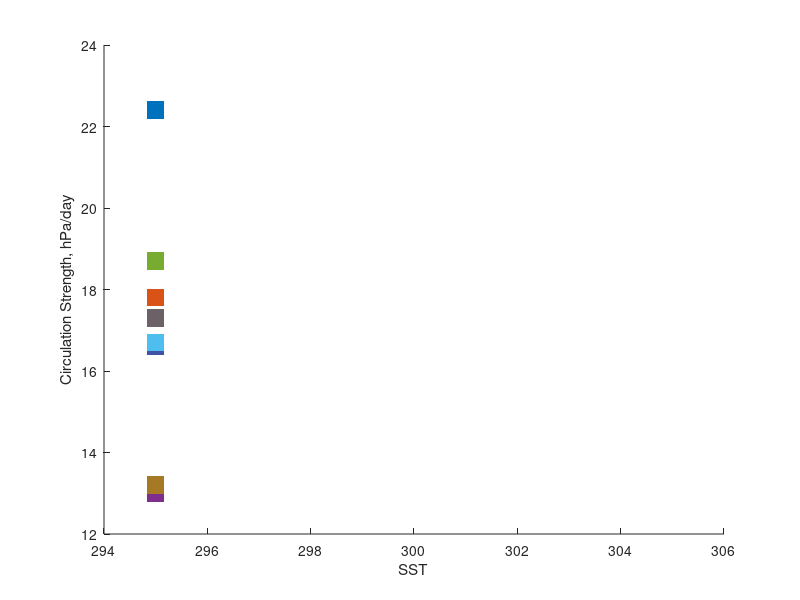

Here is the MATLAB script that generated this plot: (Note: this script raises an error after producing the figure.)
%--------------------------------------------------------------------------
% circ_vs_temp.m
%
% levi silvers                                            October 7, 2020 
%--------------------------------------------------------------------------
%
% add additional models
% add colors for each model
% plot Circulation intensity (addition of up and down)

% these colors are commonly used in matlab, some of them are nice. 
%c1=[0 0.4470 0.7410];
%c2=[0.3010 0.7450 0.9330];
%c3=[0.4660 0.6740 0.1880];
%c4=[0.4940 0.1840 0.5560]; 
%c5=[0.9290 0.6940 0.1250];
%c6=[0.8500 0.3250 0.0980];
%c7=[0.6350 0.0780 0.1840];

%[red green blue]
c1=[0.4940 0.1840 0.5560]; % purple
c2=[0.25 0.32 0.65]; % 
c3=[0 0.4470 0.7410]; % darkish blue
c4=[0.42 0.38 0.4]; % 
c5=[0.3010 0.7450 0.9330]; % light blue
c6=[0.9290 0.6940 0.1250]; % gentle yellow
c7=[0.70 0.68 0.16]; % gentle yellow
c8=[0.8500 0.3250 0.0980]; % rusty
c9=[0.4660 0.6740 0.1880]; % green
c10=[0.6500 0.48 0.14]; % 
c11=[0.6350 0.0780 0.1840];


col(1,:)  =c1;
col(2,:)  =c2;
col(3,:)  =c3;
col(4,:)  =c4;
col(5,:)  =c5;
col(6,:)  =c6;
col(7,:)  =c7;
col(8,:)  =c8;
col(9,:)  =c9;
col(10,:) =c10;
col(11,:) =c11;

col2(1,:)  =c1;
col2(2,:)  =c2;
col2(3,:)  =c3;
col2(4,:)  =c4;
col2(5,:)  =c5;
col2(6,:)  =c6;
col2(7,:)  =c7;
col2(8,:)  =c8;
col2(9,:)  =c9;
col2(10,:) =c10;
col2(11,:) =c11;

test_arr  =[20,21,22,23,24,25,26,27,28,29,30]
test_scat =[295 295 295 295 295 295 295 295 295 295 295];

% omega down, omega up, anvil CF, OLR 
circ_gcm(:,1:2,1)  =[6.3 6.7;17.8 31.9;16.3 23.6];  % CAM5
circ_gcm(:,3:4,1)=[0.32 239.6;0.23 258.0;0.17 271.6] % CAM5
circ_gcm(:,1:2,2)  =[8.1 8.5;8.3 8.0;15.3 12.6];    % CAM6
circ_gcm(:,3:4,2)  =[0.34 244.9;0.24 260.4;0.82 271.1];    % CAM6
circ_gcm(:,1:2,3)  =[12.2 10.2;10.2 8.6;9.6 10.3];  % CNRM-CM6-1 
circ_gcm(:,3:4,3)  =[0.16 252.8;0.13 270.5;0.13 279.9];  % CNRM-CM6-1 
circ_gcm(:,1:2,4)  =[8.9 8.4;8.8 8.8;8.9 9.3];      % ECHAM
circ_gcm(:,3:4,4)  =[0.14 262.9;0.18 273.6;0.18 284.5];      % ECHAM
circ_gcm(:,1:2,5)  =[8.4 8.3;7.0 8.9;10.3 13.9];    % GEOS-GCM 
circ_gcm(:,3:4,5)  =[0.27 229.5;0.23 244.2;0.15 290.5];    % GEOS-GCM 
circ_gcm(:,1:2,6)  =[NaN NaN;NaN NaN;NaN NaN];      % ICON
circ_gcm(:,3:4,6)  =[0.22 255.4;0.16 271.2;0.26 287.9];      % ICON
circ_gcm(:,1:2,7)  =[NaN NaN;NaN NaN;NaN NaN];      % IPSL
circ_gcm(:,3:4,7)  =[NaN NaN;NaN NaN;NaN NaN];      % IPSL
circ_gcm(:,1:2,8)  =[8.7 9.1;9.0 10.6;8.2 10.7];    % SAM0-UNICON
circ_gcm(:,3:4,8)  =[0.29 261.1;0.18 284.6;0.16 301.5];    % SAM0-UNICON
circ_gcm(:,1:2,9)  =[10.1 8.6;7.6 7.3;6.7 6.4];	  % SP-CAM
circ_gcm(:,3:4,9)  =[0.17 246.2;0.17 256.1;0.16 264.5];	  % SP-CAM
circ_gcm(:,1:2,10) =[6.7 6.5;5.6 6.9;5.6 6.1];      % SPX-CAM
circ_gcm(:,3:4,10) =[0.19 245.9;0.18 259.1;0.16 267.0];      % SPX-CAM
circ_gcm(:,1:2,11) =[NaN NaN;NaN NaN;NaN NaN];      % UKMO
circ_gcm(:,3:4,11) =[0.28 253.3;0.21 273.8;0.16 289.2];      % UKMO

%circ_gcm(:,:,1)  =[6.3 6.7;17.8 31.9;16.3 23.6];  % CAM5
%circ_gcm(:,:,2)  =[8.1 8.5;8.3 8.0;15.3 12.6];    % CAM6
%circ_gcm(:,:,3)  =[12.2 10.2;10.2 8.6;9.6 10.3];  % CNRM-CM6-1 
%circ_gcm(:,:,4)  =[8.9 8.4;8.8 8.8;8.9 9.3];      % ECHAM
%circ_gcm(:,:,5)  =[8.4 8.3;7.0 8.9;10.3 13.9];    % GEOS-GCM 
%circ_gcm(:,:,6)  =[NaN NaN;NaN NaN;NaN NaN];      % ICON
%circ_gcm(:,:,7)  =[NaN NaN;NaN NaN;NaN NaN];      % IPSL
%circ_gcm(:,:,8)  =[8.7 9.1;9.0 10.6;8.2 10.7];    % SAM0-UNICON
%circ_gcm(:,:,9)  =[10.1 8.6;7.6 7.3;6.7 6.4];	  % SP-CAM
%circ_gcm(:,:,10) =[6.7 6.5;5.6 6.9;5.6 6.1];      % SPX-CAM
%circ_gcm(:,:,11) =[NaN NaN;NaN NaN;NaN NaN];      % UKMO

sst_a=[295 295 295 295 295 295 295 295 295 295 295];
sst_c=[305 305 305 305 305 305 305 305 305 305 305];
sst_b=[300 300 300 300 300 300 300 300 300 300 300];

%figure
%scatter(test_scat,test_arr(1,:),[],col2,'filled','SizeData',150)
%%scatter(test_scat,test_arr(1,:),'filled','square')
%ylim([16 34])

%figure
%scatter(sst_a-0.5,circ_gcm(1,1,:),[],col,'filled','v','SizeData',100)
%fig=gca;
%hold on
%xlim(fig,[294 306]);
%xlabel('SST')
%ylabel('Circulation Strength, hPa/day')
%fig.XTick = [295 300 305]
%%fig.XTickLabels =[" " " " " "]
%fig.FontSize = 14;
%fig.FontWeight = 'bold';
%title('GCMs with Parameterized Convection')
%scatter(sst_a,squeeze(sum(circ_gcm(1,:,:))),[],col,'filled','square','SizeData',100)
%scatter(sst_b-0.5,circ_gcm(2,1,:),[],col,'filled','v','SizeData',100)
%scatter(sst_b,squeeze(sum(circ_gcm(2,:,:))),[],col,'filled','square','SizeData',100)
%scatter(sst_c-0.5,circ_gcm(3,1,:),[],col,'filled','v','SizeData',100)
%scatter(sst_c,squeeze(sum(circ_gcm(3,:,:))),[],col,'filled','square','SizeData',100)
%scatter(sst_a+0.5,circ_gcm(1,2,:),[],col,'filled','^','SizeData',100)
%scatter(sst_b+0.5,circ_gcm(2,2,:),[],col,'filled','^','SizeData',100)
%scatter(sst_c+0.5,circ_gcm(3,2,:),[],col,'filled','^','SizeData',100)
%xlim([294 306])

figure
scatter(sst_a,(circ_gcm(1,1,:)+circ_gcm(1,2,:)),[],col,'filled','square','SizeData',160)
fig=gca;
hold on
xlim(fig,[294 306]);
xlabel('SST')
ylabel('Circulation Strength, hPa/day')
fig.XTick = [295 300 305]
%fig.XTickLabels =[" " " " " "]
fig.FontSize = 14;
fig.FontWeight = 'bold';
title('Circulation Intensity')
scatter(sst_b,(circ_gcm(2,1,:)+circ_gcm(2,2,:)),[],col,'filled','square','SizeData',160)
scatter(sst_c,(circ_gcm(3,1,:)+circ_gcm(3,2,:)),[],col,'filled','square','SizeData',160)
xlim([294 306])

figure
scatter(sst_a,circ_gcm(1,1,:),[],col,'filled','v','SizeData',100)
fig=gca;
hold on
xlim(fig,[294 306]);
xlabel('SST')
ylabel('Circulation Strength, hPa/day')
fig.XTick = [295 300 305]
%fig.XTickLabels =[" " " " " "]
fig.FontSize = 14;
fig.FontWeight = 'bold';
title('Mean Descent')
scatter(sst_b,circ_gcm(2,1,:),[],col,'filled','v','SizeData',100)
scatter(sst_c,circ_gcm(3,1,:),[],col,'filled','v','SizeData',100)
xlim([294 306])
ylim([5 35])

figure
scatter(sst_a,circ_gcm(1,2,:),[],col,'filled','^','SizeData',100)
fig=gca;
hold on
xlim(fig,[294 306]);
xlabel('SST')
ylabel('Circulation Strength, hPa/day')
fig.XTick = [295 300 305]
fig.FontSize = 14;
fig.FontWeight = 'bold';
title('Mean Ascent')
scatter(sst_b,circ_gcm(2,2,:),[],col,'filled','^','SizeData',100)
scatter(sst_c,circ_gcm(3,2,:),[],col,'filled','^','SizeData',100)
xlim([294 306])
ylim([5 35])

figure
scatter(sst_a,circ_gcm(1,3,:),[],col,'filled','^','SizeData',100)
fig=gca;
hold on
xlim(fig,[294 306]);
xlabel('SST')
ylabel('anvil cloud fraction')
fig.XTick = [295 300 305]
fig.FontSize = 14;
fig.FontWeight = 'bold';
title('GCMs with Parameterized Convection')
scatter(sst_b,circ_gcm(2,3,:),[],col,'filled','^','SizeData',100)
scatter(sst_c,circ_gcm(3,3,:),[],col,'filled','^','SizeData',100)
xlim([294 306])
%ylim([5 15])

figure
scatter(sst_a,circ_gcm(1,4,:),[],col,'filled','^','SizeData',100)
fig=gca;
hold on
xlim(fig,[294 306]);
xlabel('SST')
ylabel('OLR')
fig.XTick = [295 300 305]
fig.FontSize = 14;
fig.FontWeight = 'bold';
title('Mean Ascent')
scatter(sst_b,circ_gcm(2,4,:),[],col,'filled','^','SizeData',100)
scatter(sst_c,circ_gcm(3,4,:),[],col,'filled','^','SizeData',100)
xlim([294 306])

figure
scatter(circ_gcm(1,3,:),circ_gcm(1,4,:),[],col,'filled','s','SizeData',60)
fig=gca;
hold on
%xlim(fig,[294 306]);
xlabel('Anvil CF')
ylabel('OLR')
fig.FontSize = 14;
fig.FontWeight = 'bold';
title('GCMs with Parameterized Convection')
scatter(circ_gcm(2,3,:),circ_gcm(2,4,:),[],col,'filled','s','SizeData',120)
scatter(circ_gcm(3,3,:),circ_gcm(3,4,:),[],col,'filled','s','SizeData',180)

% it seems like much of the increase in circulation occurs in the '^' component of the circulation with the exception of the SP-CAM and SPX-CAM models.

%figure
%scatter(sst_a,circ_gcm(1,1,:),'filled')
%hold on
%scatter(sst_b,circ_gcm(2,1,:),'filled')
%scatter(sst_c,circ_gcm(3,1,:),'filled')
%scatter(sst_c,circ_gcm(3,2,:),100,'*')
%scatter(sst_b,circ_gcm(2,2,:),100,'*')
%scatter(sst_a,circ_gcm(1,2,:),100,'*')
%xlim([294 306])
